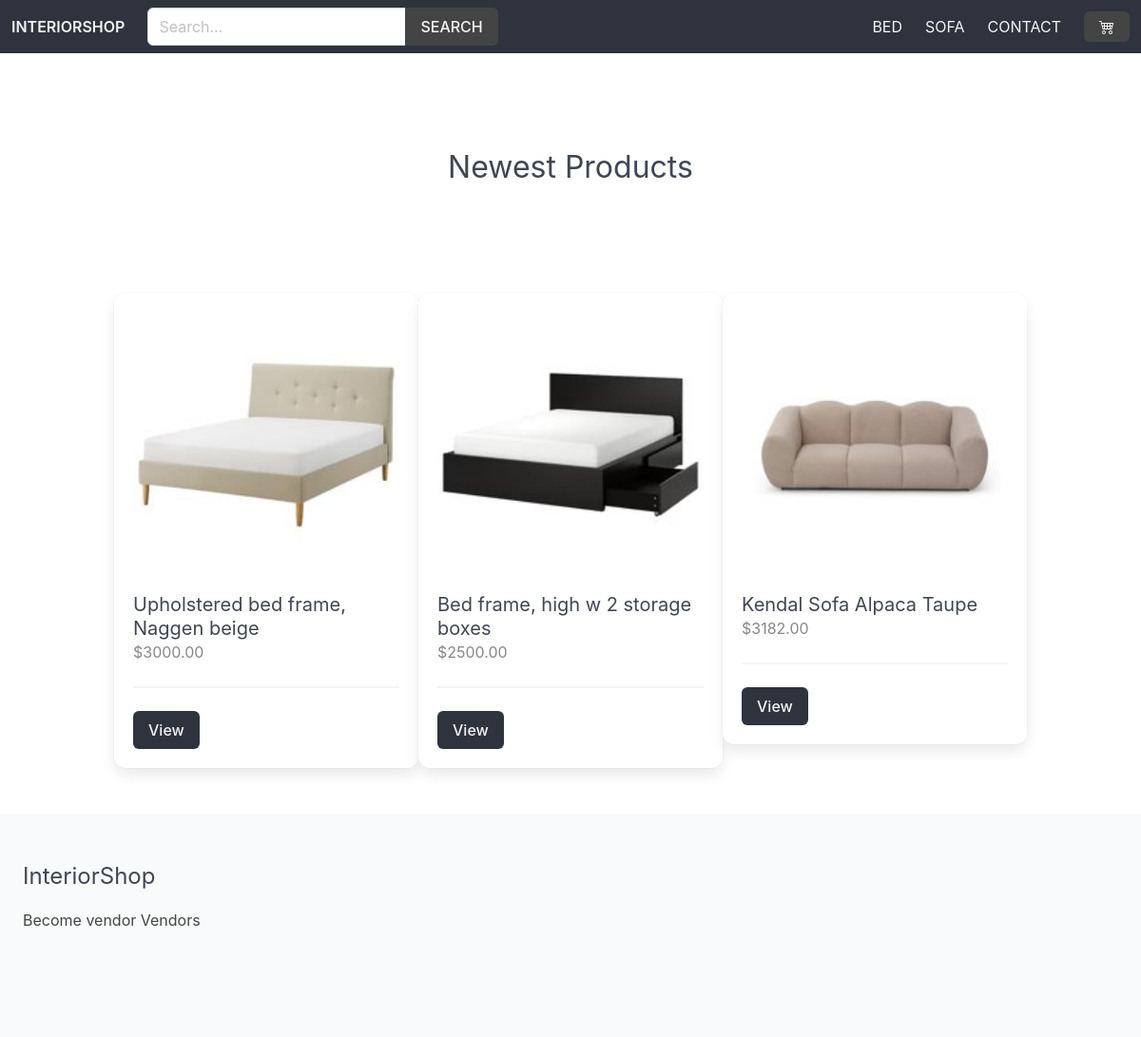
The page / on the database its author committed.
### product/models.py (models this page shows, shortened)
class Category(models.Model):
    title = models.CharField(max_length=255)
    slug = models.SlugField(max_length=255)
    ordering = models.IntegerField(default=0)
    class Meta:
        ordering = ['ordering']

class Product(models.Model):
    category = models.ForeignKey(Category, related_name='products', on_delete=models.CASCADE)
    vendor = models.ForeignKey(Vendor, related_name='products', on_delete=models.CASCADE)
    title = models.CharField(max_length=255)
    slug = models.SlugField(max_length=255)
    description = models.TextField(blank=True, null=True)
    price = models.DecimalField(max_digits=6, decimal_places=2)
    date_added = models.DateTimeField(auto_now_add=True)
    class Meta:
        ordering = ['-date_added']
    def get_thumbnail(self):
        first_image = self.images.first()
        if first_image and first_image.thumbnail:
            return first_image.thumbnail.url
        else:
            return 'https://via.placeholder.com/240x180.jpg'

class ProductImage(models.Model):
    product = models.ForeignKey(Product, related_name='images', on_delete=models.CASCADE)
    image = models.ImageField(upload_to='uploads/products/')
    thumbnail = models.ImageField(upload_to='uploads/thumbnails/', blank=True, null=True)

### main/views.py (the view)
# urls.py: path('', views.frontpage, name='frontpage'),
def frontpage(request):
    newest_products = Product.objects.all()[:8]
    return render(request, 'main/frontpage.html', {'newest_products':newest_products})

### cart/cart.py (called while the page is built)
    def __len__(self):
        return sum(item['quantity'] for item in self.cart.values())

### cart/context_processors.py (called while the page is built)
def cart(request):
    return {'cart':Cart(request)}

### product/context_processors.py (called while the page is built)
def menu_categories(request):
    categories = Category.objects.all()
    return {'menu_categories':categories}

### main/templates/main/frontpage.html (shortened to what this page needs)
{% extends 'main/base.html' %}
{% block content %}
<div class="container is-fullwidth">
    <div class="columns is-multiline mb-6">
        <div class="column is-12 has-text-centered mt-6 mb-6">
            <h2 class="is-size-3">Newest Products</h2>
        </div>
    </div>
    <div style="display: flex; flex-wrap: wrap; justify-content: space-evenly; align-items: stretch;">
        {% for product in newest_products %}
        <div style="flex: 1 0 0;">  <div style="display: flex; flex-direction: column; height: 100%;"> <div style="flex-grow: 1;">  {% include 'product/parts/list_item.html' %}
                </div>
            </div>
        </div>
        {% endfor %}
    </div>
</div>
{% endblock %}

### main/templates/main/base.html (shortened to what this page needs)
{% load static %}
<!DOCTYPE html>
<html>
  <head>
    <link
      rel="stylesheet"
      href="https://cdn.jsdelivr.net/npm/bulma@1.0.2/css/bulma.min.css"
    />
    <link
      rel="stylesheet"
      href="{% static 'styles/main.css' %}"
    />
  </head>
  <body>
    <nav class="navbar is-dark">
      <div class="navbar-brand">
        <a href="/" class="navbar-item"><strong>InteriorShop</strong></a>
      </div>
      <div class="navbar-menu" id="main-navbar">
        <div class="navbar-start">
          <div class="navbar-item">
          <form method="GET" action="{% url 'search' %}">
            <div class="field has-addons">
              <div class="control">
                <input type="text" class="input" placeholder="Search..." name="query">
              </div>
              <div class="control">
                <button class="button is-dark is-uppercase">Search</button>
              </div>
            </div>
          </form>
        </div>
        </div>
        {% for category in menu_categories %}
          <a href="{% url 'category' category.slug %}" class="navbar-item">{{category.title}}</a>
        {% endfor %}
        <a href="{% url 'contact' %}" class="navbar-item">Contact</a>
        <div class="navbar-item">
          <a href="{% url 'cart' %}" class="button is-dark">
          {% if cart %} ({{cart | length}}) {% endif %}</a>
        </div>
      </div>
    </nav>
    <section class="section">
        <div class="container">
          {% block content %}
          {% endblock %}
        </div>
    </section>
    <footer class="footer">
      <h3 class="is-size-4 mb-4">InteriorShop</h3>
      {% if request.user.is_authenticated %}
        <a href="{% url 'vendor_admin' %}">vendor Admin</a>
      {% else %}
        <a href="{% url 'become_vendor' %}">Become vendor</a>
      {% endif %}
      <a href="{% url 'vendors' %}">Vendors</a>
    </footer>
  </body>
</html>

### product/templates/product/parts/list_item.html
<div class="product-list-item">
    <div class="box">
        <figure class="image is4by3 mb-4">
            <img src="{{product.get_thumbnail}}">
        </figure>
        <h2 class="subtitle">{{product.title}}</h2>
        <h3 class="price is-size-6 mb-5">${{product.price}}</h3>
        <hr>
        <a href="{% url 'product' product.category.slug product.slug %}" class="button is-dark is-upercase">View</a>
    </div>
</div>

### static/styles/main.css (style rules this page uses)
.navbar { text-transform: uppercase; }
.navbar .is-dark { background-color: #444; }
.footer a { margin-bottom: 15px; display: inline-block; color: #444; }
.input, .button { border-radius = 0; }
.product-list-item .box .subtitle { margin-bottom: 0; }
.product-list-item .box .price { color: #888; }

### rows shown on the page
Category: title "BED"
Category: title "SOFA"
Product: get_thumbnail (picture), title "Upholstered bed frame, Naggen beige", price "3000.00"
Product: get_thumbnail (picture), title "Bed frame, high w 2 storage boxes", price "2500.00"
Product: get_thumbnail (picture), title "Kendal Sofa Alpaca Taupe", price "3182.00"
